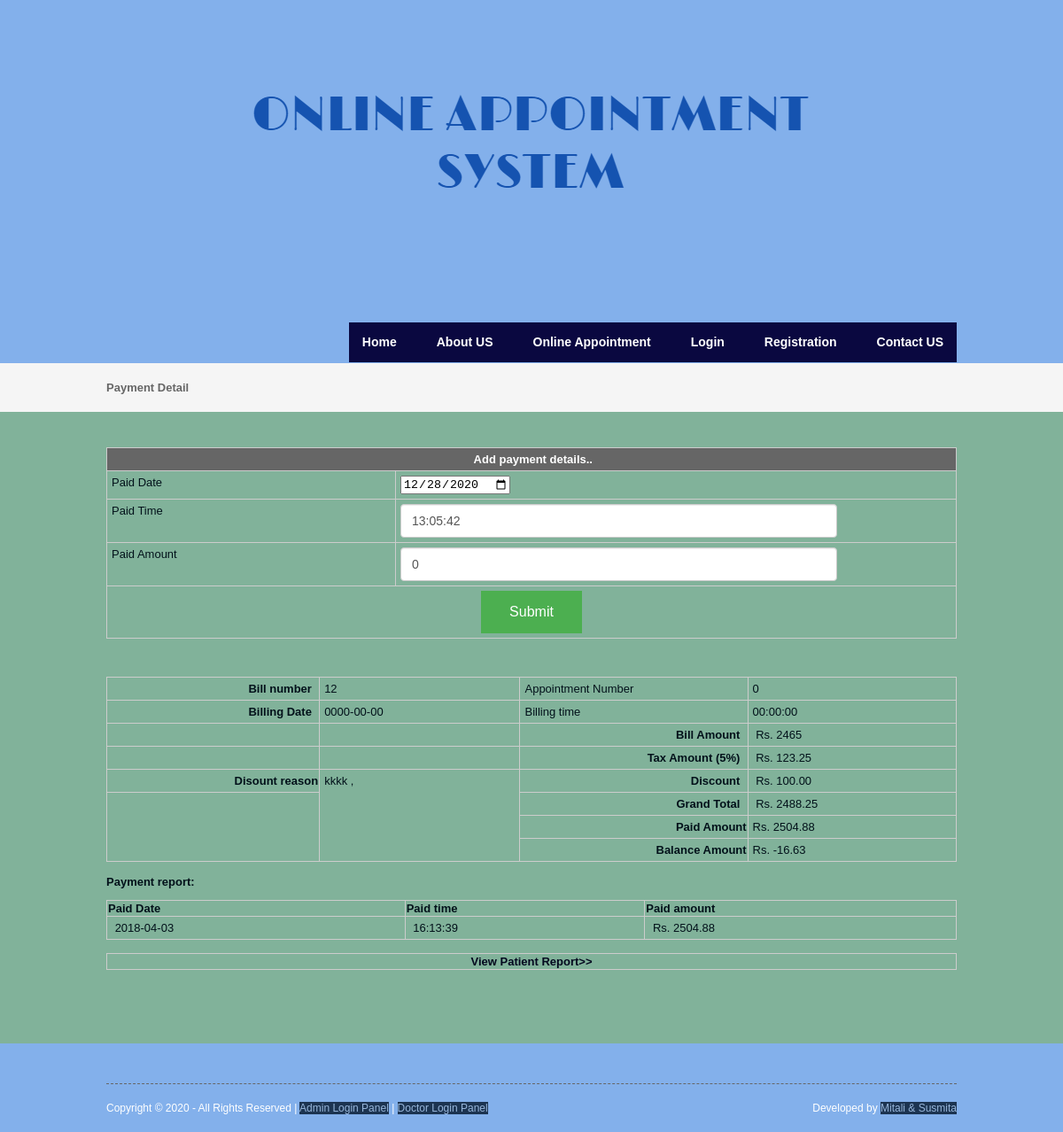
The app's page /payment.php with its own data.
### tables this page shows
CREATE TABLE `billing` (
  `billingid` int(10) NOT NULL,
  `patientid` int(10) NOT NULL,
  `appointmentid` int(10) NOT NULL,
  `billingdate` date NOT NULL,
  `billingtime` time NOT NULL,
  `discount` float(10,2) NOT NULL,
  `taxamount` float(10,2) NOT NULL,
  `discountreason` text NOT NULL,
  `discharge_time` time NOT NULL,
  `discharge_date` date NOT NULL
);

CREATE TABLE `payment` (
  `paymentid` int(10) NOT NULL,
  `patientid` int(10) NOT NULL,
  `appointmentid` int(10) NOT NULL,
  `paiddate` date NOT NULL,
  `paidtime` time NOT NULL,
  `paidamount` float(10,2) NOT NULL,
  `status` varchar(10) NOT NULL,
  `cardholder` varchar(50) NOT NULL,
  `cardnumber` int(25) NOT NULL,
  `cvvno` int(5) NOT NULL,
  `expdate` date NOT NULL
);

### viewpaymentreport.php (the view, shortened to what this page needs)
<?php
include("dbconnection.php");
?>
 <section class="container">
<?php
$sqlbilling_records ="SELECT * FROM billing WHERE appointmentid='$billappointmentid'";
$qsqlbilling_records = mysqli_query($con,$sqlbilling_records);
$rsbilling_records = mysqli_fetch_array($qsqlbilling_records);
?>
 	<table width="1713" border="3">
      <tbody>
        <tr>
          <th scope="col"><div align="right">Bill number &nbsp; </div></th>
          <td><?php echo $rsbilling_records[billingid]; ?></td>
          <td>Appointment Number &nbsp;</td>
          <td><?php echo $rsbilling_records[appointmentid]; ?></td>
        </tr>
        <tr>
          <th width="442" scope="col"><div align="right">Billing Date &nbsp; </div></th>
          <td width="413"><?php echo $rsbilling_records[billingdate]; ?></td>
          <td width="413">Billing time&nbsp; </td>
          	<td width="413"><?php echo $rsbilling_records[billingtime] ; ?></td>
        </tr>
		<tr>
          <th scope="col"><div align="right"></div></th>
          <td></td>
          <th scope="col"><div align="right">Bill Amount &nbsp; </div></th>
          <td><?php
		$sql ="SELECT * FROM billing_records where billingid='$rsbilling_records[billingid]'";
		$qsql = mysqli_query($con,$sql);
		$billamt= 0;
		while($rs = mysqli_fetch_array($qsql))
		{
			$billamt = $billamt +  $rs[bill_amount];
		}
?>
  &nbsp;Rs. <?php echo $billamt; ?></td>
        </tr>
        <tr>
          <th width="442" scope="col"><div align="right"></div></th>
          <td width="413">&nbsp;</td>
          <th width="442" scope="col"><div align="right">Tax Amount (5%) &nbsp; </div></th>
          <td width="413">&nbsp;Rs. <?php echo $taxamt = 5 * ($billamt / 100); ?></td>
       	</tr>
		<tr>
		  <th scope="col"><div align="right">Disount reason</div></th>
		  <td rowspan="4" valign="top"><?php echo $rsbilling_records[discountreason]; ?></td>
		  <th scope="col"><div align="right">Discount &nbsp; </div></th>
		  <td>&nbsp;Rs. <?php echo $rsbilling_records[discount]; ?></td>
	    </tr>
		<tr>
		  <th rowspan="3" scope="col">&nbsp;</th>
		  <th scope="col"><div align="right">Grand Total &nbsp; </div></th>
		  <td>&nbsp;Rs. <?php echo $grandtotal = ($billamt + $taxamt)  - $rsbilling_records[discount] ; ?></td>
	    </tr>
		<tr>
		  <th scope="col"><div align="right">Paid Amount </div></th>
		  <td>Rs. <?php
		  	$sqlpayment ="SELECT sum(paidamount) FROM payment where appointmentid='$billappointmentid'";
			$qsqlpayment = mysqli_query($con,$sqlpayment);
			$rspayment = mysqli_fetch_array($qsqlpayment);
			echo $rspayment[0];
		   ?></td>
	    </tr>
		<tr>
		  <th scope="col"><div align="right">Balance Amount</div></th>
		  <td>Rs. <?php echo $balanceamt = $grandtotal - $rspayment[0]  ; ?></td>
	    </tr>
      </tbody>
    </table>
   <p><strong>Payment report:</strong></p>
<?php
$sqlpayment = "SELECT * FROM payment where appointmentid='$billappointmentid'";
$qsqlpayment = mysqli_query($con,$sqlpayment);
if(mysqli_num_rows($qsqlpayment) == 0)
{
	echo "<strong>No transaction details found..</strong>";
}
else
{
?>
   <table width="840" border="3">
     <tbody>
       <tr>
         <th scope="col">Paid Date</th>
         <th scope="col">Paid time</th>
         <th scope="col">Paid amount</th>
       </tr>
<?php
		while($rspayment = mysqli_fetch_array($qsqlpayment))
		{
		?>
			   <tr>
				 <td>&nbsp;<?php echo $rspayment[paiddate]; ?></td>
				 <td>&nbsp;<?php echo $rspayment[paidtime]; ?></td>
				 <td>&nbsp;Rs. <?php echo $rspayment[paidamount]; ?></td>
			   </tr>
		<?php
		}
?>
     </tbody>
   </table>
<?php
}
?>
</section>

### layout/styles/layout.css (style rules this page uses)
html { overflow-y:scroll; }
body { margin:0; padding:0; font-size:13px; font-family:verdana, Arial, Helvetica, sans-serif; color:#FFFFFF; background-color:#c9ba8f; }

### layout/styles/tables.css (style rules this page uses)
table { width:100%; border-collapse:collapse; table-layout:auto; vertical-align:top; margin-bottom:15px; border:1px solid #CCCCCC; }
table tbody td { vertical-align:top; border-collapse:collapse; border-left:1px solid #CCCCCC; border-right:1px solid #CCCCCC; }
table thead th, table tbody td { padding:5px; border-collapse:collapse; }

### records on screen
billing: billingid "12", appointmentid "0", billingdate "0000-00-00", billingtime "00:00:00", discountreason "kkkk ,", discount "100.00", discount "2488.25"
payment: paiddate "2018-04-03", paidtime "16:13:39", paidamount "2504.88"

### other values on screen
$billamt "2465"
$taxamt = 5 * ($billamt / 100) "123.25"
$rspayment[0] "2504.88"
$balanceamt = $grandtotal - $rspayment[0] "-16.63"
